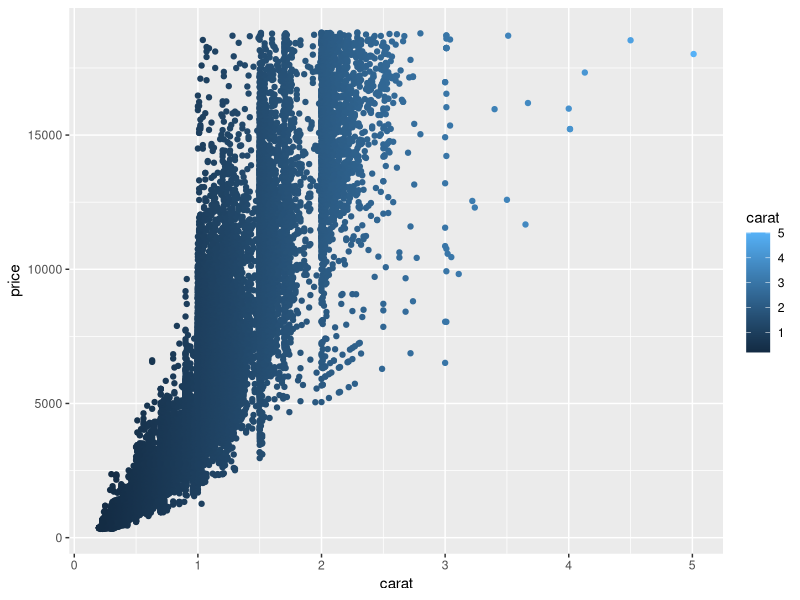

Here is the R script that generated this plot:

# Packages

install.packages("ggplot2")


library(ggplot2)


?qplot()


qplot(data=diamonds, carat, price, colour= carat)
